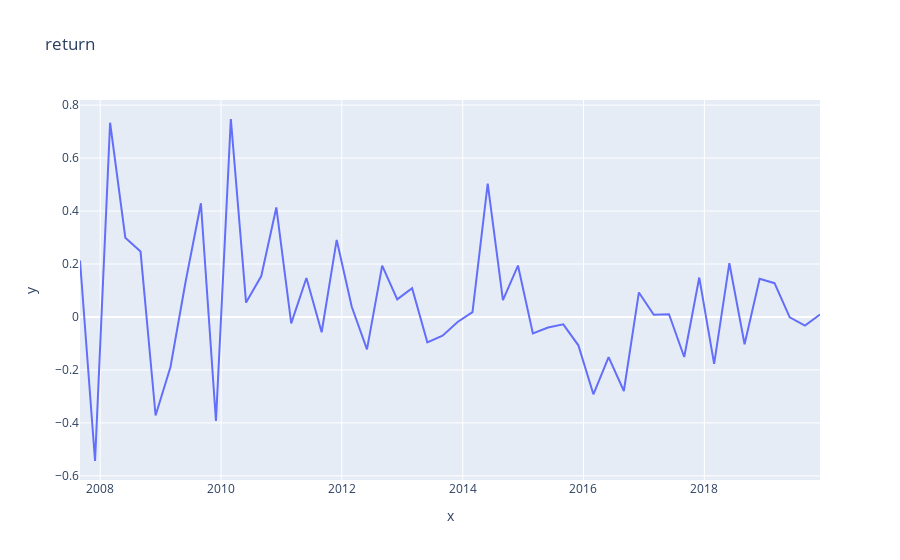

The cell this chart's notebook holds for it:
### Code cell
import plotly.express as px
fig = px.line(y_train, x=data.loc[:, 'Unnamed: 0'], \
              y=data.loc[:, 'Return'], title='return')
fig.show()

##################################################
# ValueError: Mime type rendering requires nbformat>=4.2.0 but it is not installed
# please try => pip install nbformat

### Figure 1 — Plotly figure (JSON) as saved in the notebook; plotly's stock layout.template omitted (floating-point values rounded to 4 significant figures)
{"data": [{"hovertemplate": "x=%{x}<br>y=%{y}<extra></extra>", "legendgroup": "", "line": {"color": "#636efa", "dash": "solid"}, "marker": {"symbol": "circle"}, "mode": "lines", "name": "", "orientation": "v", "showlegend": false, "type": "scatter", "x": ["2019-12", "2019-09", "2019-06", "2019-03", "2018-12", "2018-09", "2018-06", "2018-03", "2017-12", "2017-09", "2017-06", "2017-03", "2016-12", "2016-09", "2016-06", "2016-03", "2015-12", "2015-09", "2015-06", "2015-03", "2014-12", "2014-09", "2014-06", "2014-03", "2013-12", "2013-09", "2013-06", "2013-03", "2012-12", "2012-09", "2012-06", "2012-03", "2011-12", "2011-09", "2011-06", "2011-03", "2010-12", "2010-09", "2010-06", "2010-03", "2009-12", "2009-09", "2009-06", "2009-03", "2008-12", "2008-09", "2008-06", "2008-03", "2007-12", "2007-09"], "xaxis": "x", "y": [0.009245, -0.03279, -0.001488, 0.1275, 0.144, -0.1033, 0.2029, -0.1772, 0.1487, -0.1512, 0.01007, 0.00846, 0.09242, -0.2796, -0.1514, -0.292, -0.1071, -0.02778, -0.04, -0.0625, 0.194, 0.06349, 0.5036, 0.01823, -0.01907, -0.07087, -0.0961, 0.1088, 0.06627, 0.1935, -0.1227, 0.03861, 0.2907, -0.0579, 0.1472, -0.02452, 0.4134, 0.1543, 0.05422, 0.7474, -0.393, 0.4292, 0.1347, -0.1891, -0.372, 0.2467, 0.2991, 0.7333, -0.5439, 0.2131], "yaxis": "y"}], "layout": {"legend": {"tracegroupgap": 0}, "title": {"text": "return"}, "xaxis": {"anchor": "y", "domain": [0, 1], "title": {"text": "x"}}, "yaxis": {"anchor": "x", "domain": [0, 1], "title": {"text": "y"}}}}
